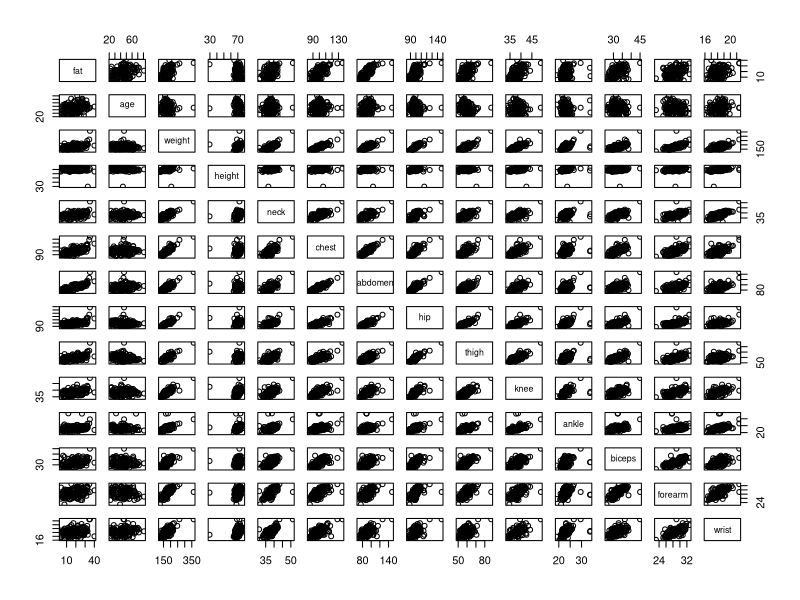
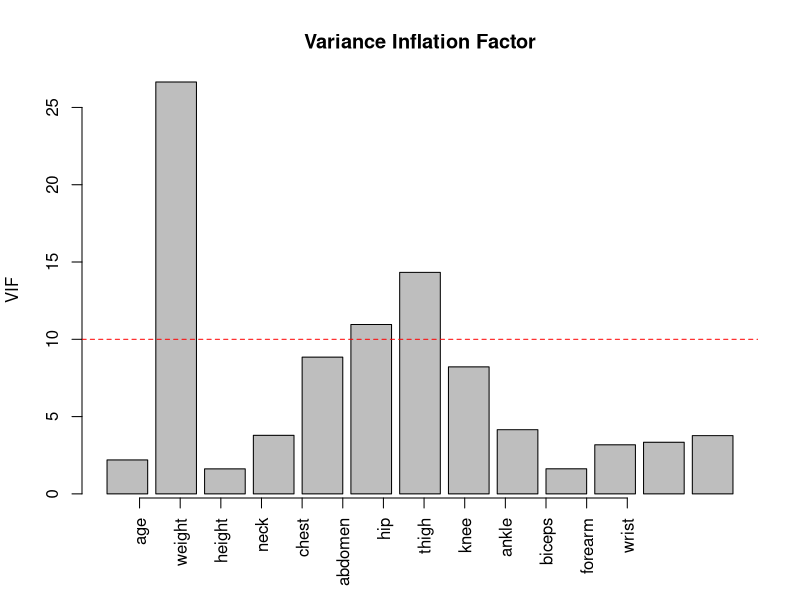
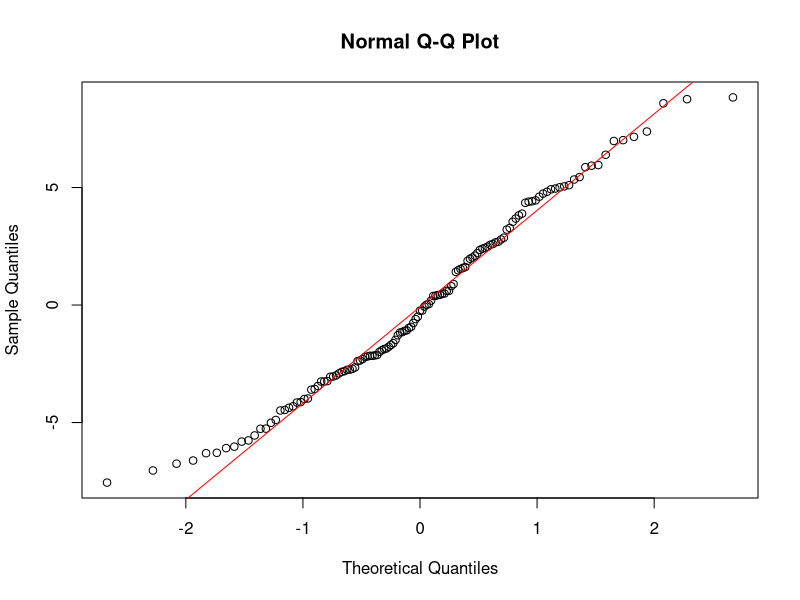
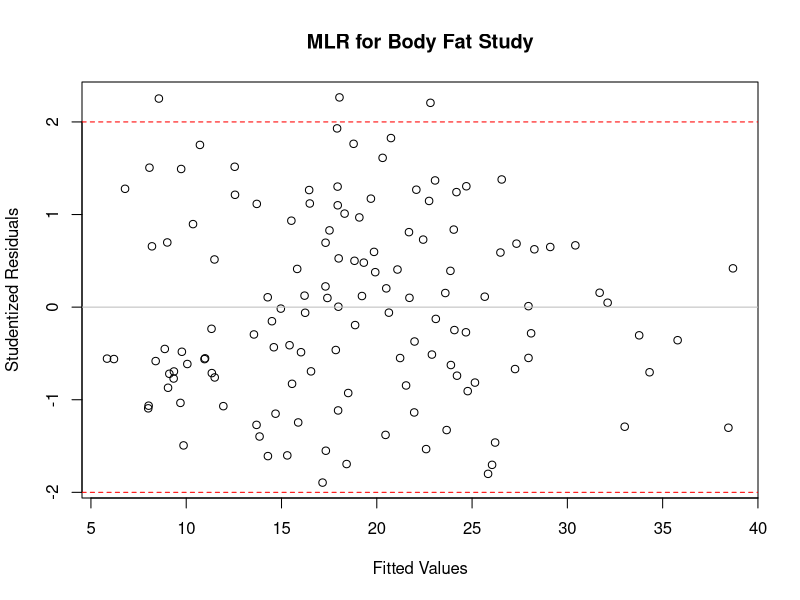
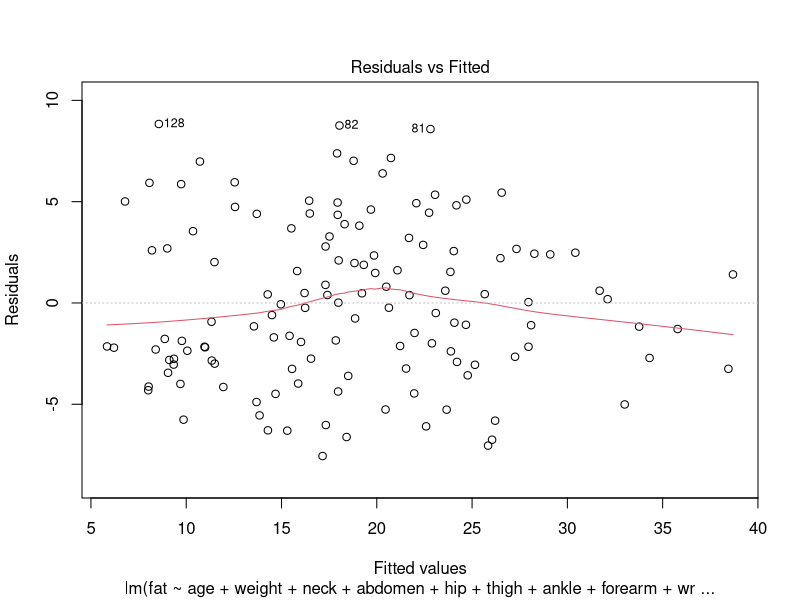
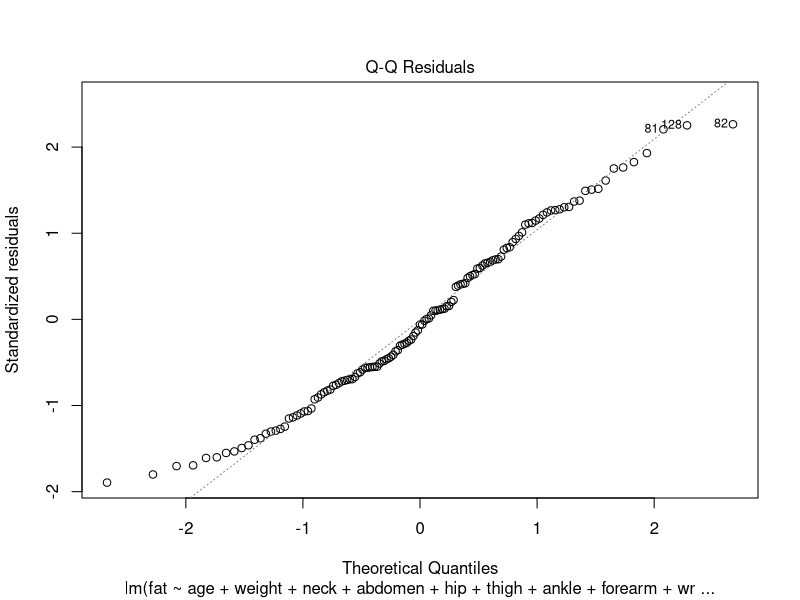
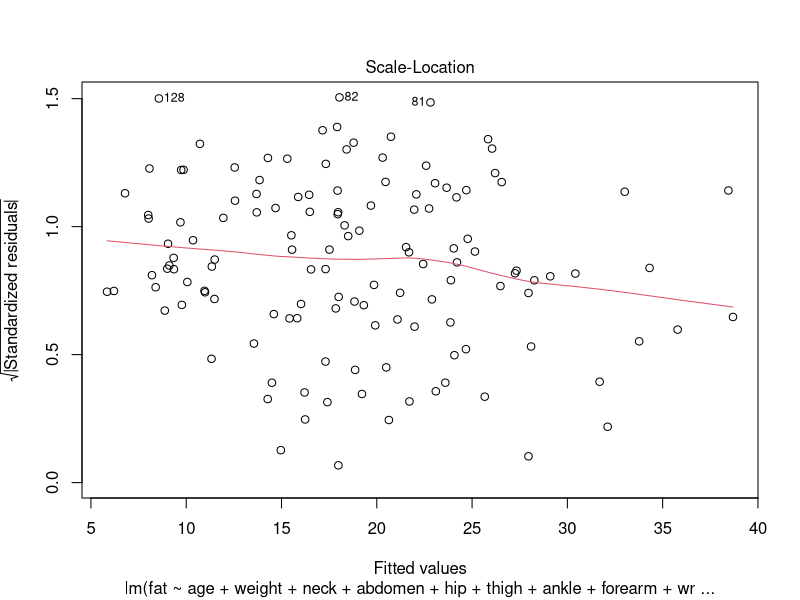
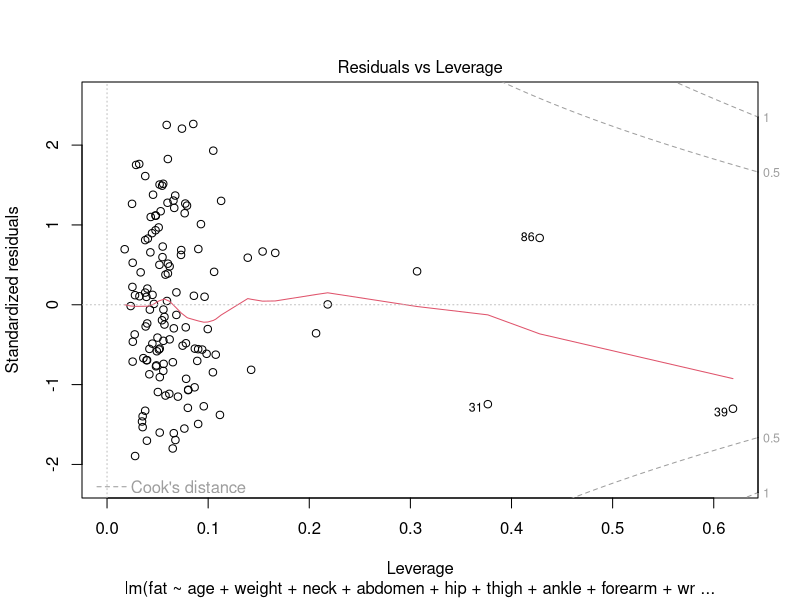

Write the R code that produced these figures, in order.
## ---- chunk 1
library(readr)
bodyfat <- read_table("bodyfat.txt", col_types = cols(density = col_skip()))
## ---- chunk 2
pairs(bodyfat)
## ---- chunk 3
cor(bodyfat)
## ---- chunk 4
full.fat <- lm(fat~., data=bodyfat)
summary(full.fat)
## ---- chunk 5
library(car)
vif.fat <- vif(full.fat)
barplot(vif.fat, xaxt = "n", main = "Variance Inflation Factor", ylab = "VIF")
# barplot(vif.fat)
abline(h=10, col="red", lty=2)
axis(1, at = seq_along(vif.fat), labels = names(vif.fat), las = 2)
## ---- chunk 6
back.fat <- step(full.fat, direction="backward")
summary(back.fat)
## ---- chunk 7
null.fat <- lm(fat~1, data=bodyfat)
summary(null.fat)

for.fat <- step(null.fat, scope=formula(full.fat), direction="forward")
summary(for.fat)
## ---- chunk 8
library(leaps)
all.subsets <- regsubsets(fat~., data=bodyfat, method="exhaustive")
summary(all.subsets)
summary(all.subsets)$adjr2
## ---- chunk 9
summary_object <- summary(all.subsets)

summary(all.subsets)$cp

included_matrix <- summary_object$which
num_vars_per_model <- rowSums(included_matrix) - 1
num_vars_per_model

abs(summary(all.subsets)$cp - num_vars_per_model)
## ---- chunk 10
summary(all.subsets)$bic

min(summary(all.subsets)$bic)
which.min(summary(all.subsets)$bic)
## ---- chunk 11
ageCat <- vector(mode="character", length=length(bodyfat$age))
ageCat[bodyfat$age<39] = "under39" # lower quartile
ageCat[bodyfat$age>52] = "over52" # upper quartile
ageCat[bodyfat$age>38 & bodyfat$age<53] = "mid" # middle 50%
bodyfat = cbind(bodyfat, ageCat)
## ---- chunk 12
cat.fat <- lm(fat ~ ageCat + weight + neck + abdomen + hip + thigh +
ankle + forearm + wrist, data = bodyfat)
summary(cat.fat)
## ---- chunk 13
best.fat <- back.fat
summary(best.fat)
anova(best.fat)
## ---- chunk 14
qqnorm(best.fat$residuals)
qqline(best.fat$residuals, col="red")
## ---- chunk 15
library(MASS)
stdresids <- stdres(best.fat)
stdresids[which(abs(stdresids)>2)]
plot(best.fat$fitted.values, stdresids, main="MLR for Body Fat Study",
xlab="Fitted Values", ylab="Studentized Residuals")
abline(h=0, col="gray")
abline(h=-2, col="red", lty=2)
abline(h=2, col="red", lty=2)
## ---- chunk 16
plot(best.fat)
## ---- chunk 17
library(MASS)
stdresids <- stdres(best.fat)
plot(best.fat$model$age, 
     stdresids, 
     main="MLR for Body Fat Study",
     xlab="Age", 
     ylab="Studentized Residuals")
abline(h=0, col="red")

plot(best.fat$model$weight, 
     stdresids, 
     main="MLR for Body Fat Study",
     xlab="Weight", 
     ylab="Studentized Residuals")
abline(h=0, col="red")

plot(best.fat$model$neck, 
     stdresids, 
     main="MLR for Body Fat Study",
     xlab="Neck", 
     ylab="Studentized Residuals")
abline(h=0, col="red")

plot(best.fat$model$abdomen, 
     stdresids, 
     main="MLR for Body Fat Study",
     xlab="Abdomen", 
     ylab="Studentized Residuals")
abline(h=0, col="red")

plot(best.fat$model$hip, 
     stdresids, 
     main="MLR for Body Fat Study",
     xlab="Hip", 
     ylab="Studentized Residuals")
abline(h=0, col="red")

plot(best.fat$model$thigh, 
     stdresids, 
     main="MLR for Body Fat Study",
     xlab="Thigh", 
     ylab="Studentized Residuals")
abline(h=0, col="red")

plot(best.fat$model$ankle, 
     stdresids, 
     main="MLR for Body Fat Study",
     xlab="Ankle", 
     ylab="Studentized Residuals")
abline(h=0, col="red")

plot(best.fat$model$forearm, 
     stdresids, 
     main="MLR for Body Fat Study",
     xlab="Forearm", 
     ylab="Studentized Residuals")
abline(h=0, col="red")

plot(best.fat$model$wrist, 
     stdresids, 
     main="MLR for Body Fat Study",
     xlab="Wrist", 
     ylab="Studentized Residuals")
abline(h=0, col="red")
## ---- chunk 18
stdresids <- studres(best.fat)
stdresids[which(abs(stdresids)>2)]
plot(best.fat$fitted.values, stdresids, main="MLR for Body Fat Study",
xlab="Fitted Values", ylab="Studentized Residuals")
abline(h=0, col="gray")
abline(h=-2, col="red", lty=2)
abline(h=2, col="red", lty=2)
## ---- chunk 19
leverage <- hatvalues(best.fat)
leverage[which(abs(leverage)>(20/length(leverage)))]
plot(leverage, type = 'h', main="MLR for Body Fat Study",
ylab="Leverage (hi)")
abline(h=(20/length(leverage)), col="red", lty=2)
## ---- chunk 20
20/length(leverage)
## ---- chunk 21
cooks <- cooks.distance(best.fat)
# cooks[which(abs(cooks)>(2*sqrt(2/length(cooks))))]
plot(cooks, type = 'h', main="MLR for Body Fat Study",
ylab="Cook’s Distance (Di)")
abline(h=2*sqrt(2/length(leverage)), col="red", lty=2)
## ---- chunk 22
dff <- dffits(best.fat)
# dff[which(abs(dff) > 2*sqrt(20/length(dff)))]
plot(abs(dff), type = 'h', main="MLR for Body Fat Study",
ylab="Absolute Value of DFFITS")
abline(h=2*sqrt(20/length(dff)), col="red", lty=2)
## ---- chunk 23
dfb <- dfbetas(best.fat)
# dfb[which(abs(dfb) > 2/sqrt(length(dfb)))]
plot(dfb[,1], type = 'h', main="MLR for Body Fat Study",
ylab="DFBETA", xlab="(Intercept)")
abline(h=2/sqrt(length(dfb)), col="red", lty=2)
abline(h=-2/sqrt(length(dfb)), col="red", lty=2)
## ---- chunk 24
# age, weight, neck, abdomen, hip, thigh, ankle, forearm, wrist

# dfb <- dfbetas(best.fat)
# # dfb[which(abs(dfb) > 2/sqrt(length(dfb)))]
# plot(dfb[,1], type = 'h', main="MLR for Body Fat Study",
# ylab="DFBETA", xlab="(Intercept)")
# abline(h=2/sqrt(length(dfb)), col="red", lty=2)
# abline(h=-2/sqrt(length(dfb)), col="red", lty=2)

plot(dfb[,2], 
     type = 'h', 
     main="MLR for Body Fat Study",
     ylab="DFBETA", 
     xlab="Age")
abline(h=2/sqrt(length(dfb)), col="red", lty=2)
abline(h=-2/sqrt(length(dfb)), col="red", lty=2)

plot(dfb[,3], 
     type = 'h', 
     main="MLR for Body Fat Study",
     ylab="DFBETA", 
     xlab="Weight")
abline(h=2/sqrt(length(dfb)), col="red", lty=2)
abline(h=-2/sqrt(length(dfb)), col="red", lty=2)

plot(dfb[,4], 
     type = 'h', 
     main="MLR for Body Fat Study",
     ylab="DFBETA", 
     xlab="Neck")
abline(h=2/sqrt(length(dfb)), col="red", lty=2)
abline(h=-2/sqrt(length(dfb)), col="red", lty=2)

plot(dfb[,5], 
     type = 'h', 
     main="MLR for Body Fat Study",
     ylab="DFBETA", 
     xlab="Abdomen")
abline(h=2/sqrt(length(dfb)), col="red", lty=2)
abline(h=-2/sqrt(length(dfb)), col="red", lty=2)

plot(dfb[,6], 
     type = 'h', 
     main="MLR for Body Fat Study",
     ylab="DFBETA", 
     xlab="Hip")
abline(h=2/sqrt(length(dfb)), col="red", lty=2)
abline(h=-2/sqrt(length(dfb)), col="red", lty=2)

plot(dfb[,7], 
     type = 'h', 
     main="MLR for Body Fat Study",
     ylab="DFBETA", 
     xlab="Thigh")
abline(h=2/sqrt(length(dfb)), col="red", lty=2)
abline(h=-2/sqrt(length(dfb)), col="red", lty=2)

plot(dfb[,8], 
     type = 'h', 
     main="MLR for Body Fat Study",
     ylab="DFBETA", 
     xlab="Ankle")
abline(h=2/sqrt(length(dfb)), col="red", lty=2)
abline(h=-2/sqrt(length(dfb)), col="red", lty=2)

plot(dfb[,9], 
     type = 'h', 
     main="MLR for Body Fat Study",
     ylab="DFBETA", 
     xlab="Forearm")
abline(h=2/sqrt(length(dfb)), col="red", lty=2)
abline(h=-2/sqrt(length(dfb)), col="red", lty=2)

plot(dfb[,10], 
     type = 'h', 
     main="MLR for Body Fat Study",
     ylab="DFBETA", 
     xlab="Wrist")
abline(h=2/sqrt(length(dfb)), col="red", lty=2)
abline(h=-2/sqrt(length(dfb)), col="red", lty=2)
